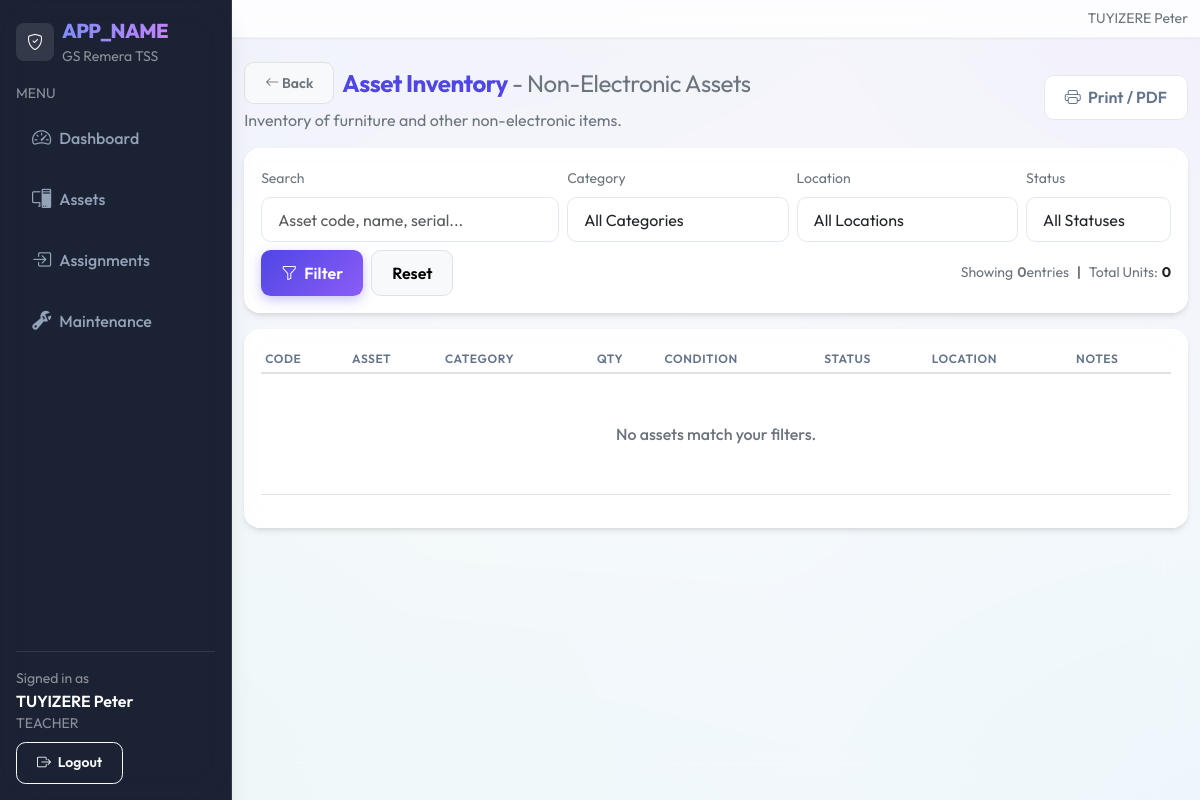
The app's page /reports/non_electronic.php (signed in), older data.
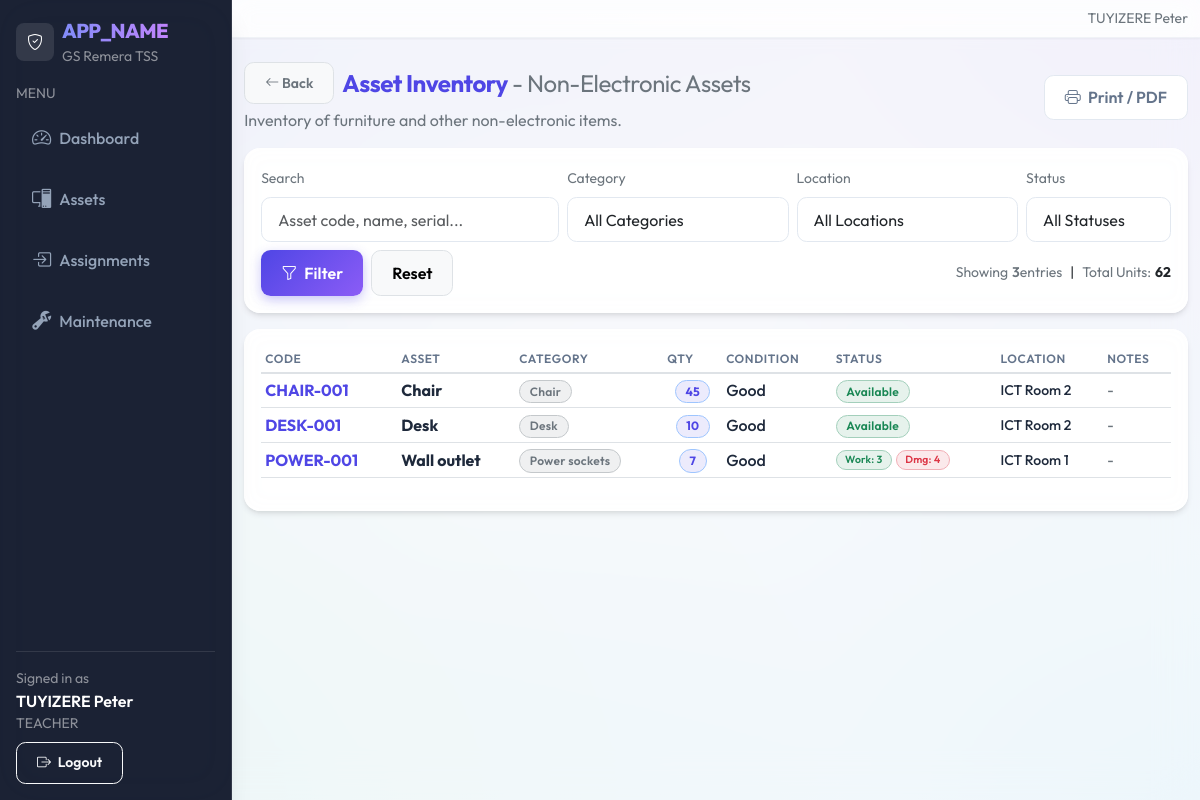
The same page, newer data.
### tables this page shows
CREATE TABLE `assets` (
  `id` int(10) UNSIGNED NOT NULL,
  `school_id` int(10) UNSIGNED NOT NULL,
  `asset_code` varchar(40) NOT NULL,
  `asset_name` varchar(120) NOT NULL,
  `category_id` int(10) UNSIGNED NOT NULL,
  `brand` varchar(80) DEFAULT NULL,
  `model` varchar(80) DEFAULT NULL,
  `serial_number` varchar(80) DEFAULT NULL,
  `purchase_date` date DEFAULT NULL,
  `asset_condition` enum('New','Good','Fair','Damaged') NOT NULL DEFAULT 'Good',
  `quantity` int(10) UNSIGNED NOT NULL DEFAULT '1',
  `qty_available` int(10) UNSIGNED DEFAULT '0',
  `qty_in_use` int(10) UNSIGNED DEFAULT '0',
  `qty_maintenance` int(10) UNSIGNED DEFAULT '0',
  `qty_faulty` int(10) UNSIGNED DEFAULT '0',
  `qty_lost` int(10) UNSIGNED DEFAULT '0',
  `power_adapter` enum('Yes','No') NOT NULL DEFAULT 'No',
  `power_adapter_status` enum('Working','Damaged','Missing','N/A') NOT NULL DEFAULT 'N/A',
  `display_cable` enum('Yes','No') NOT NULL DEFAULT 'No',
  `display_cable_type` enum('HDMI','VGA','DisplayPort','DVI','USB-C','Other','N/A') NOT NULL DEFAULT 'N/A',
  `display_cable_status` enum('Working','Damaged','Missing','N/A') NOT NULL DEFAULT 'N/A',
  `status` enum('Available','In Use','Maintenance','Lost','Faulty') NOT NULL DEFAULT 'Available',
  `location_id` int(10) UNSIGNED NOT NULL,
  `image_path` varchar(255) DEFAULT NULL,
  `notes` text,
  `created_at` datetime NOT NULL DEFAULT CURRENT_TIMESTAMP,
  `updated_at` datetime DEFAULT NULL ON UPDATE CURRENT_TIMESTAMP
);

CREATE TABLE `asset_categories` (
  `id` int(10) UNSIGNED NOT NULL,
  `school_id` int(10) UNSIGNED NOT NULL,
  `name` varchar(80) NOT NULL,
  `type` enum('Electronic','Non-Electronic') NOT NULL DEFAULT 'Electronic'
);

CREATE TABLE `locations` (
  `id` int(10) UNSIGNED NOT NULL,
  `school_id` int(10) UNSIGNED NOT NULL,
  `name` varchar(80) NOT NULL
);

### reports/non_electronic.php (the view, shortened to what the rows shown need)
<?php
require_once __DIR__ . '/../includes/layout.php';
$pdo = db();
$sid = (int)$_SESSION['user']['school_id'];
$where = ["a.school_id = :sid"];
$params = [':sid' => $sid];
$where[] = "c.type = 'Non-Electronic'";
$sql = "
  SELECT
    a.asset_code, a.asset_name, a.brand, a.model, a.serial_number,
    a.purchase_date, a.asset_condition, a.quantity,
    a.power_adapter, a.power_adapter_status,
    a.display_cable, a.display_cable_type, a.display_cable_status,
    a.qty_available, a.qty_in_use, a.qty_maintenance, a.qty_faulty, a.qty_lost,
    a.status, a.notes,
    c.name AS category_name,
    l.name AS location_name
  FROM assets a
  JOIN asset_categories c ON c.id = a.category_id
  JOIN locations l ON l.id = a.location_id
";
if ($where) $sql .= " WHERE " . implode(" AND ", $where);
$sql .= " ORDER BY c.name, a.asset_name, a.asset_code LIMIT 1000";
$stmt = $pdo->prepare($sql);
$stmt->execute($params);
$assets = $stmt->fetchAll();
$reportIdentity = 'Asset Inventory';
?>
<div class="d-flex align-items-center justify-content-between flex-wrap gap-2 mb-3">
  <div>
    <div class="d-flex align-items-center gap-2 mb-1">
      <h1 class="h4 mb-0 text-primary fw-bold"><?php echo htmlspecialchars($reportIdentity); ?> <span class="text-secondary fw-normal">- Non-Electronic Assets</span></h1>
    </div>
  </div>
</div>
<div class="card table-card">
  <div class="card-body">
    <div class="table-responsive">
      <table class="table table-sm align-middle table-hover">
        <thead>
          <tr class="text-secondary small">
            <th>Code</th>
            <th>Asset</th>
            <th>Category</th>
            <th>Qty</th>
            <th>Condition</th>
            <th>Status</th>
            <th>Location</th>
            <th>Notes</th>
          </tr>
        </thead>
        <tbody>
          <?php foreach ($assets as $a): ?>
            <tr>
              <td class="fw-bold text-primary"><?php echo htmlspecialchars($a['asset_code']); ?></td>
              <td>
                <div class="fw-bold"><?php echo htmlspecialchars($a['asset_name']); ?></div>
              </td>
              <td><span class="badge bg-secondary bg-opacity-10 text-secondary border border-secondary-subtle"><?php echo htmlspecialchars($a['category_name']); ?></span></td>
              <td class="text-center">
                <?php $qty = (int)($a['quantity'] ?? 1); ?>
                <?php if ($qty > 1): ?>
                  <span class="badge bg-primary bg-opacity-10 text-primary border border-primary-subtle fw-bold"><?php echo $qty; ?></span>
                <?php else: ?>
                  <span class="text-secondary small">1</span>
                <?php endif; ?>
              </td>
              <td><?php echo htmlspecialchars($a['asset_condition']); ?></td>
              <td>
                <?php
                if ($a['qty_available'] > 0 || $a['qty_in_use'] > 0 || $a['qty_maintenance'] > 0 || $a['qty_faulty'] > 0 || $a['qty_lost'] > 0) {
                  echo '<div class="d-flex flex-wrap gap-1">';
                  if ($a['qty_available'] > 0) echo '<span class="badge bg-success bg-opacity-10 text-success border border-success-subtle x-small" style="font-size:0.65rem;">Work: '.$a['qty_available'].'</span> ';
                  if ($a['qty_faulty'] > 0) echo '<span class="badge bg-danger bg-opacity-10 text-danger border border-danger-subtle x-small" style="font-size:0.65rem;">Dmg: '.$a['qty_faulty'].'</span> ';
                  echo '</div>';
                } else {
                  $sColor = 'secondary';
                  if ($a['status'] === 'Available') $sColor = 'success';
                  elseif ($a['status'] === 'In Use') $sColor = 'info';
                  elseif ($a['status'] === 'Maintenance') $sColor = 'warning';
                  elseif ($a['status'] === 'Faulty') $sColor = 'danger';
                  ?>
                  <span class="badge bg-<?php echo $sColor; ?> bg-opacity-10 text-<?php echo $sColor; ?> border border-<?php echo $sColor; ?>-subtle">
                    <?php echo htmlspecialchars($a['status']); ?>
                  </span>
                <?php } ?>
              </td>
              <td class="small"><?php echo htmlspecialchars($a['location_name']); ?></td>
              <td class="small text-secondary text-truncate" style="max-width: 150px;" title="<?php echo htmlspecialchars($a['notes'] ?: ''); ?>">
                <?php echo htmlspecialchars($a['notes'] ?: '-'); ?>
              </td>
            </tr>
          <?php endforeach; ?>
        </tbody>
      </table>
    </div>
  </div>
</div>

Row changes from the older to the newer data that the page shows:
added assets: asset_code "CHAIR-001", asset_name "Chair", category.name "Chair", quantity "45", asset_condition "Good", status "Available", location.name "ICT Room 2", notes "-"
added assets: asset_code "DESK-001", asset_name "Desk", category.name "Desk", quantity "10", asset_condition "Good", status "Available", location.name "ICT Room 2", notes "-"
added assets: asset_code "POWER-001", asset_name "Wall outlet", category.name "Power sockets", quantity "7", asset_condition "Good", qty_available "3", qty_faulty "4", location.name "ICT Room 1", notes "-"
Text that changed along with them:
count($assets): "0" → "3"
$totalUnits: "0" → "62"
text no longer shown: "No assets match your filters."
